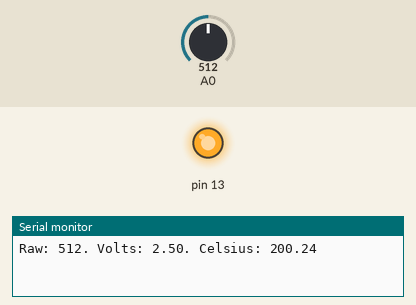
Bench run of a sketch on a simulated Arduino Uno, built with avr-gcc and run on an emulated ATmega328P. Shown: output pins drawn as LEDs (lit = HIGH), the last lines printed to the serial monitor. Inputs (shaded band) come from the test bench; at power-on: A0 = 512.

Above: at 1.2 s.
1.3 s: A0 set to 176
3.2 s: A0 set to 151
At 4.9 s:
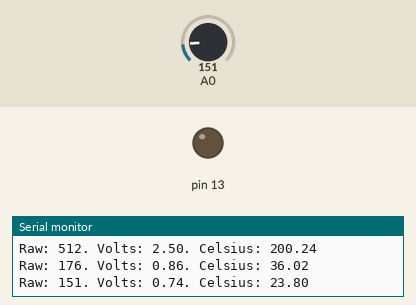
5.5 s: A0 set to 306
At 6.4 s:
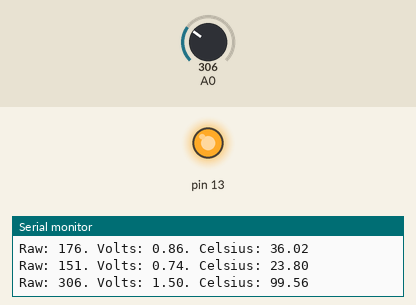
7.5 s: A0 set to 122
At 9.1 s:
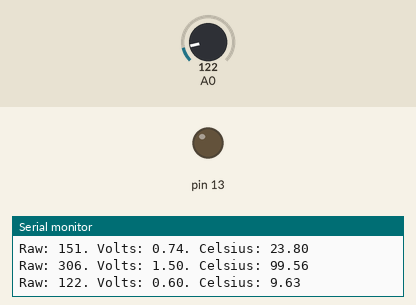
Timing chart, 0 to 10.5 s (numbered marks = the images above; inputs shaded):
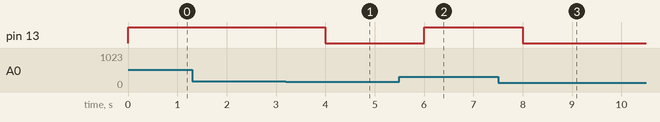

The sketch:

Task1.2P.ino
```cpp
int baseTemp = 30;
float tempC = 0;
float voltage = 0;

void setup()
{
  pinMode(13, OUTPUT);
  Serial.begin(9600);
  startTimer();
}

void loop()
{}

void startTimer()
{
  noInterrupts();

  TCCR1A = 0;
  TCCR1B = 0;
  TCNT1 = 0;

  //set prescalar to 1024
  TCCR1B |= (1 << CS10);
  TCCR1B |= (1 << CS12);
  //enable CTC
  TCCR1B |= (1 << WGM12);
  //compare to timer for interrupt, 500ms
  OCR1A = 31250;
  //enables comparison of TCNT1 and OCR1A values for interrupt
  TIMSK1 |= (1 << OCIE1A);

  interrupts();
}

ISR(TIMER1_COMPA_vect)
{
  voltage = analogRead(A0)*(5.0/1023.0);
  tempC = (voltage-0.5)*100;

  Serial.print("Raw: "); Serial.print(analogRead(A0));
  Serial.print(". Volts: "); Serial.print(voltage);
  Serial.print(". Celsius: "); Serial.println(tempC);

  if (tempC > baseTemp){
  	digitalWrite(13, HIGH);
  }
  else{
  	digitalWrite(13, LOW);
  }
}
```

Measured:
- the behaviour switches between 164 and 163 on A0 (found by bisection; images 0 and 1)
- after the input at 3.2 s, pin 13: HIGH → LOW after 0.80 s
- after the input at 5.5 s, pin 13: LOW → HIGH after 0.50 s
- after the input at 7.5 s, pin 13: HIGH → LOW after 0.50 s
